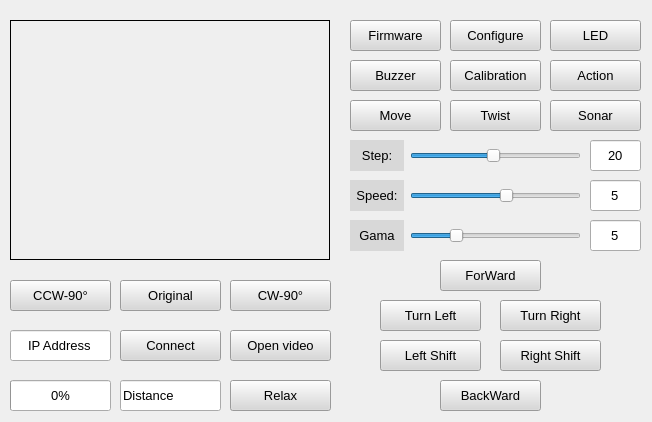
<?xml version="1.0" encoding="UTF-8"?>
<ui version="4.0">
 <class>form_main</class>
 <widget class="QWidget" name="form_main">
  <property name="geometry">
   <rect>
    <x>0</x>
    <y>0</y>
    <width>652</width>
    <height>422</height>
   </rect>
  </property>
  <property name="font">
   <font>
    <family>Arial</family>
    <pointsize>10</pointsize>
    <weight>50</weight>
    <italic>false</italic>
    <bold>false</bold>
   </font>
  </property>
  <property name="windowTitle">
   <string>Freenove</string>
  </property>
  <property name="autoFillBackground">
   <bool>true</bool>
  </property>
  <property name="styleSheet">
   <string notr="true">font: 10pt &quot;Arial&quot;;</string>
  </property>
  <widget class="QLabel" name="label_main_video">
   <property name="geometry">
    <rect>
     <x>10</x>
     <y>20</y>
     <width>320</width>
     <height>240</height>
    </rect>
   </property>
   <property name="styleSheet">
    <string notr="true">font: 10pt &quot;Arial&quot;;</string>
   </property>
   <property name="frameShape">
    <enum>QFrame::Box</enum>
   </property>
   <property name="text">
    <string/>
   </property>
   <property name="alignment">
    <set>Qt::AlignCenter</set>
   </property>
  </widget>
  <widget class="QPushButton" name="button_main_ccw_90_degree">
   <property name="geometry">
    <rect>
     <x>10</x>
     <y>280</y>
     <width>101</width>
     <height>31</height>
    </rect>
   </property>
   <property name="focusPolicy">
    <enum>Qt::NoFocus</enum>
   </property>
   <property name="styleSheet">
    <string notr="true">font: 10pt &quot;Arial&quot;;
background-color: rgb(216, 216, 216);</string>
   </property>
   <property name="text">
    <string>CCW-90°</string>
   </property>
  </widget>
  <widget class="QPushButton" name="button_main_original_degree">
   <property name="geometry">
    <rect>
     <x>120</x>
     <y>280</y>
     <width>101</width>
     <height>31</height>
    </rect>
   </property>
   <property name="focusPolicy">
    <enum>Qt::NoFocus</enum>
   </property>
   <property name="styleSheet">
    <string notr="true">background-color: rgb(216, 216, 216);
font: 10pt &quot;Arial&quot;;</string>
   </property>
   <property name="text">
    <string>Original</string>
   </property>
  </widget>
  <widget class="QPushButton" name="button_main_cw_90_degree">
   <property name="geometry">
    <rect>
     <x>230</x>
     <y>280</y>
     <width>101</width>
     <height>31</height>
    </rect>
   </property>
   <property name="focusPolicy">
    <enum>Qt::NoFocus</enum>
   </property>
   <property name="styleSheet">
    <string notr="true">background-color: rgb(216, 216, 216);
font: 10pt &quot;Arial&quot;;</string>
   </property>
   <property name="text">
    <string>CW-90°</string>
   </property>
  </widget>
  <widget class="QPushButton" name="button_main_firmware">
   <property name="geometry">
    <rect>
     <x>350</x>
     <y>20</y>
     <width>91</width>
     <height>31</height>
    </rect>
   </property>
   <property name="focusPolicy">
    <enum>Qt::NoFocus</enum>
   </property>
   <property name="styleSheet">
    <string notr="true">font: 10pt &quot;Arial&quot;;
background-color: rgb(216, 216, 216);
</string>
   </property>
   <property name="text">
    <string>Firmware</string>
   </property>
  </widget>
  <widget class="QPushButton" name="button_main_configure">
   <property name="geometry">
    <rect>
     <x>450</x>
     <y>20</y>
     <width>91</width>
     <height>31</height>
    </rect>
   </property>
   <property name="focusPolicy">
    <enum>Qt::NoFocus</enum>
   </property>
   <property name="styleSheet">
    <string notr="true">font: 10pt &quot;Arial&quot;;
background-color: rgb(216, 216, 216);
</string>
   </property>
   <property name="text">
    <string>Configure</string>
   </property>
  </widget>
  <widget class="QPushButton" name="button_main_led">
   <property name="geometry">
    <rect>
     <x>550</x>
     <y>20</y>
     <width>91</width>
     <height>31</height>
    </rect>
   </property>
   <property name="focusPolicy">
    <enum>Qt::NoFocus</enum>
   </property>
   <property name="styleSheet">
    <string notr="true">background-color: rgb(216, 216, 216);
font: 10pt &quot;Arial&quot;;</string>
   </property>
   <property name="text">
    <string>LED</string>
   </property>
  </widget>
  <widget class="QPushButton" name="button_main_calibration">
   <property name="geometry">
    <rect>
     <x>450</x>
     <y>60</y>
     <width>91</width>
     <height>31</height>
    </rect>
   </property>
   <property name="focusPolicy">
    <enum>Qt::NoFocus</enum>
   </property>
   <property name="styleSheet">
    <string notr="true">background-color: rgb(216, 216, 216);
font: 10pt &quot;Arial&quot;;</string>
   </property>
   <property name="text">
    <string>Calibration</string>
   </property>
  </widget>
  <widget class="QPushButton" name="button_main_action">
   <property name="geometry">
    <rect>
     <x>550</x>
     <y>60</y>
     <width>91</width>
     <height>31</height>
    </rect>
   </property>
   <property name="focusPolicy">
    <enum>Qt::NoFocus</enum>
   </property>
   <property name="styleSheet">
    <string notr="true">background-color: rgb(216, 216, 216);
font: 10pt &quot;Arial&quot;;</string>
   </property>
   <property name="text">
    <string>Action</string>
   </property>
  </widget>
  <widget class="QLineEdit" name="lineEdit_main_ip_address">
   <property name="geometry">
    <rect>
     <x>10</x>
     <y>330</y>
     <width>101</width>
     <height>31</height>
    </rect>
   </property>
   <property name="styleSheet">
    <string notr="true">font: 10pt &quot;Arial&quot;;</string>
   </property>
   <property name="text">
    <string>IP Address</string>
   </property>
   <property name="alignment">
    <set>Qt::AlignCenter</set>
   </property>
  </widget>
  <widget class="QPushButton" name="button_main_connect">
   <property name="geometry">
    <rect>
     <x>120</x>
     <y>330</y>
     <width>101</width>
     <height>31</height>
    </rect>
   </property>
   <property name="focusPolicy">
    <enum>Qt::NoFocus</enum>
   </property>
   <property name="styleSheet">
    <string notr="true">background-color: rgb(216, 216, 216);
font: 10pt &quot;Arial&quot;;</string>
   </property>
   <property name="text">
    <string>Connect</string>
   </property>
  </widget>
  <widget class="QPushButton" name="button_main_video">
   <property name="geometry">
    <rect>
     <x>230</x>
     <y>330</y>
     <width>101</width>
     <height>31</height>
    </rect>
   </property>
   <property name="focusPolicy">
    <enum>Qt::NoFocus</enum>
   </property>
   <property name="styleSheet">
    <string notr="true">background-color: rgb(216, 216, 216);
font: 10pt &quot;Arial&quot;;</string>
   </property>
   <property name="text">
    <string>Open video</string>
   </property>
  </widget>
  <widget class="QPushButton" name="button_main_twist_mode">
   <property name="geometry">
    <rect>
     <x>450</x>
     <y>100</y>
     <width>91</width>
     <height>31</height>
    </rect>
   </property>
   <property name="focusPolicy">
    <enum>Qt::NoFocus</enum>
   </property>
   <property name="styleSheet">
    <string notr="true">background-color: rgb(216, 216, 216);
font: 10pt &quot;Arial&quot;;</string>
   </property>
   <property name="text">
    <string>Twist</string>
   </property>
  </widget>
  <widget class="QProgressBar" name="progress_Power_main_percentage">
   <property name="geometry">
    <rect>
     <x>10</x>
     <y>380</y>
     <width>101</width>
     <height>31</height>
    </rect>
   </property>
   <property name="font">
    <font>
     <family>Arial</family>
     <pointsize>10</pointsize>
     <weight>50</weight>
     <italic>false</italic>
     <bold>false</bold>
    </font>
   </property>
   <property name="styleSheet">
    <string notr="true">QProgressBar {
border: 2px solid grey;
border-radius: 5px;
background-color: #FFFFFF;
}

QProgressBar::chunk {
background-color: rgb(170, 255, 0);
width: 5px;
}

QProgressBar {
text-align: center; 
color: rgb(0, 85, 255);
}
font: 10pt &quot;Arial&quot;;</string>
   </property>
   <property name="value">
    <number>0</number>
   </property>
  </widget>
  <widget class="QLineEdit" name="lineEdit_main_sonar_distance">
   <property name="geometry">
    <rect>
     <x>120</x>
     <y>380</y>
     <width>101</width>
     <height>31</height>
    </rect>
   </property>
   <property name="styleSheet">
    <string notr="true">font: 10pt &quot;Arial&quot;;</string>
   </property>
   <property name="text">
    <string>Distance</string>
   </property>
  </widget>
  <widget class="QPushButton" name="button_main_sonar_mode">
   <property name="geometry">
    <rect>
     <x>550</x>
     <y>100</y>
     <width>91</width>
     <height>31</height>
    </rect>
   </property>
   <property name="focusPolicy">
    <enum>Qt::NoFocus</enum>
   </property>
   <property name="styleSheet">
    <string notr="true">background-color: rgb(216, 216, 216);
font: 10pt &quot;Arial&quot;;</string>
   </property>
   <property name="text">
    <string>Sonar</string>
   </property>
  </widget>
  <widget class="QPushButton" name="button_main_move_mode">
   <property name="geometry">
    <rect>
     <x>350</x>
     <y>100</y>
     <width>91</width>
     <height>31</height>
    </rect>
   </property>
   <property name="focusPolicy">
    <enum>Qt::NoFocus</enum>
   </property>
   <property name="styleSheet">
    <string notr="true">background-color: rgb(216, 216, 216);
font: 10pt &quot;Arial&quot;;</string>
   </property>
   <property name="text">
    <string>Move</string>
   </property>
   <property name="checkable">
    <bool>false</bool>
   </property>
   <property name="checked">
    <bool>false</bool>
   </property>
  </widget>
  <widget class="QPushButton" name="button_main_buzzer">
   <property name="geometry">
    <rect>
     <x>350</x>
     <y>60</y>
     <width>91</width>
     <height>31</height>
    </rect>
   </property>
   <property name="focusPolicy">
    <enum>Qt::NoFocus</enum>
   </property>
   <property name="styleSheet">
    <string notr="true">background-color: rgb(216, 216, 216);
font: 10pt &quot;Arial&quot;;</string>
   </property>
   <property name="text">
    <string>Buzzer</string>
   </property>
  </widget>
  <widget class="QPushButton" name="button_main_relax">
   <property name="geometry">
    <rect>
     <x>230</x>
     <y>380</y>
     <width>101</width>
     <height>31</height>
    </rect>
   </property>
   <property name="focusPolicy">
    <enum>Qt::NoFocus</enum>
   </property>
   <property name="styleSheet">
    <string notr="true">background-color: rgb(216, 216, 216);
font: 10pt &quot;Arial&quot;;</string>
   </property>
   <property name="text">
    <string>Relax</string>
   </property>
  </widget>
  <widget class="QSlider" name="horizontalSlider_main_speed">
   <property name="geometry">
    <rect>
     <x>410</x>
     <y>180</y>
     <width>171</width>
     <height>31</height>
    </rect>
   </property>
   <property name="minimum">
    <number>1</number>
   </property>
   <property name="maximum">
    <number>8</number>
   </property>
   <property name="pageStep">
    <number>1</number>
   </property>
   <property name="value">
    <number>5</number>
   </property>
   <property name="orientation">
    <enum>Qt::Horizontal</enum>
   </property>
  </widget>
  <widget class="QLabel" name="label_main_speed">
   <property name="geometry">
    <rect>
     <x>350</x>
     <y>180</y>
     <width>54</width>
     <height>31</height>
    </rect>
   </property>
   <property name="styleSheet">
    <string notr="true">background-color: rgb(216, 216, 216);
font: 10pt &quot;Arial&quot;;</string>
   </property>
   <property name="text">
    <string>Speed:</string>
   </property>
   <property name="alignment">
    <set>Qt::AlignCenter</set>
   </property>
  </widget>
  <widget class="QLineEdit" name="lineEdit_main_speed">
   <property name="geometry">
    <rect>
     <x>590</x>
     <y>180</y>
     <width>51</width>
     <height>31</height>
    </rect>
   </property>
   <property name="styleSheet">
    <string notr="true">font: 10pt &quot;Arial&quot;;</string>
   </property>
   <property name="text">
    <string>5</string>
   </property>
   <property name="alignment">
    <set>Qt::AlignCenter</set>
   </property>
  </widget>
  <widget class="QLineEdit" name="lineEdit_main_step">
   <property name="geometry">
    <rect>
     <x>590</x>
     <y>140</y>
     <width>51</width>
     <height>31</height>
    </rect>
   </property>
   <property name="styleSheet">
    <string notr="true">font: 10pt &quot;Arial&quot;;</string>
   </property>
   <property name="text">
    <string>20</string>
   </property>
   <property name="alignment">
    <set>Qt::AlignCenter</set>
   </property>
  </widget>
  <widget class="QSlider" name="horizontalSlider_main_step">
   <property name="geometry">
    <rect>
     <x>410</x>
     <y>140</y>
     <width>171</width>
     <height>31</height>
    </rect>
   </property>
   <property name="minimum">
    <number>1</number>
   </property>
   <property name="maximum">
    <number>40</number>
   </property>
   <property name="pageStep">
    <number>5</number>
   </property>
   <property name="value">
    <number>20</number>
   </property>
   <property name="orientation">
    <enum>Qt::Horizontal</enum>
   </property>
  </widget>
  <widget class="QLabel" name="label_main_step">
   <property name="geometry">
    <rect>
     <x>350</x>
     <y>140</y>
     <width>54</width>
     <height>31</height>
    </rect>
   </property>
   <property name="styleSheet">
    <string notr="true">background-color: rgb(216, 216, 216);
font: 10pt &quot;Arial&quot;;</string>
   </property>
   <property name="text">
    <string>Step:</string>
   </property>
   <property name="alignment">
    <set>Qt::AlignCenter</set>
   </property>
  </widget>
  <widget class="QPushButton" name="button_main_forward">
   <property name="geometry">
    <rect>
     <x>440</x>
     <y>260</y>
     <width>101</width>
     <height>31</height>
    </rect>
   </property>
   <property name="focusPolicy">
    <enum>Qt::ClickFocus</enum>
   </property>
   <property name="styleSheet">
    <string notr="true">font: 10pt &quot;Arial&quot;;
background-color: rgb(216, 216, 216);
</string>
   </property>
   <property name="text">
    <string>ForWard</string>
   </property>
  </widget>
  <widget class="QPushButton" name="button_main_left_shift">
   <property name="geometry">
    <rect>
     <x>380</x>
     <y>340</y>
     <width>101</width>
     <height>31</height>
    </rect>
   </property>
   <property name="focusPolicy">
    <enum>Qt::NoFocus</enum>
   </property>
   <property name="styleSheet">
    <string notr="true">background-color: rgb(216, 216, 216);
font: 10pt &quot;Arial&quot;;</string>
   </property>
   <property name="text">
    <string>Left Shift</string>
   </property>
  </widget>
  <widget class="QPushButton" name="button_main_backward">
   <property name="geometry">
    <rect>
     <x>440</x>
     <y>380</y>
     <width>101</width>
     <height>31</height>
    </rect>
   </property>
   <property name="focusPolicy">
    <enum>Qt::NoFocus</enum>
   </property>
   <property name="styleSheet">
    <string notr="true">font: 10pt &quot;Arial&quot;;
background-color: rgb(216, 216, 216);
</string>
   </property>
   <property name="text">
    <string>BackWard</string>
   </property>
  </widget>
  <widget class="QPushButton" name="button_main_right_shift">
   <property name="geometry">
    <rect>
     <x>500</x>
     <y>340</y>
     <width>101</width>
     <height>31</height>
    </rect>
   </property>
   <property name="focusPolicy">
    <enum>Qt::NoFocus</enum>
   </property>
   <property name="styleSheet">
    <string notr="true">background-color: rgb(216, 216, 216);
font: 10pt &quot;Arial&quot;;</string>
   </property>
   <property name="text">
    <string>Right Shift</string>
   </property>
  </widget>
  <widget class="QPushButton" name="button_main_turn_left">
   <property name="geometry">
    <rect>
     <x>380</x>
     <y>300</y>
     <width>101</width>
     <height>31</height>
    </rect>
   </property>
   <property name="focusPolicy">
    <enum>Qt::NoFocus</enum>
   </property>
   <property name="styleSheet">
    <string notr="true">background-color: rgb(216, 216, 216);
font: 10pt &quot;Arial&quot;;</string>
   </property>
   <property name="text">
    <string>Turn Left</string>
   </property>
  </widget>
  <widget class="QPushButton" name="button_main_turn_right">
   <property name="geometry">
    <rect>
     <x>500</x>
     <y>300</y>
     <width>101</width>
     <height>31</height>
    </rect>
   </property>
   <property name="focusPolicy">
    <enum>Qt::NoFocus</enum>
   </property>
   <property name="styleSheet">
    <string notr="true">background-color: rgb(216, 216, 216);
font: 10pt &quot;Arial&quot;;</string>
   </property>
   <property name="text">
    <string>Turn Right</string>
   </property>
  </widget>
  <widget class="QSlider" name="horizontalSlider_main_gama">
   <property name="geometry">
    <rect>
     <x>410</x>
     <y>220</y>
     <width>171</width>
     <height>31</height>
    </rect>
   </property>
   <property name="minimum">
    <number>0</number>
   </property>
   <property name="maximum">
    <number>20</number>
   </property>
   <property name="pageStep">
    <number>5</number>
   </property>
   <property name="value">
    <number>5</number>
   </property>
   <property name="orientation">
    <enum>Qt::Horizontal</enum>
   </property>
  </widget>
  <widget class="QLineEdit" name="lineEdit_main_gama">
   <property name="geometry">
    <rect>
     <x>590</x>
     <y>220</y>
     <width>51</width>
     <height>31</height>
    </rect>
   </property>
   <property name="styleSheet">
    <string notr="true">font: 10pt &quot;Arial&quot;;</string>
   </property>
   <property name="text">
    <string>5</string>
   </property>
   <property name="alignment">
    <set>Qt::AlignCenter</set>
   </property>
  </widget>
  <widget class="QLabel" name="label_main_gama">
   <property name="geometry">
    <rect>
     <x>350</x>
     <y>220</y>
     <width>54</width>
     <height>31</height>
    </rect>
   </property>
   <property name="styleSheet">
    <string notr="true">background-color: rgb(216, 216, 216);
font: 10pt &quot;Arial&quot;;</string>
   </property>
   <property name="text">
    <string>Gama</string>
   </property>
   <property name="alignment">
    <set>Qt::AlignCenter</set>
   </property>
  </widget>
 </widget>
 <resources/>
 <connections/>
</ui>
